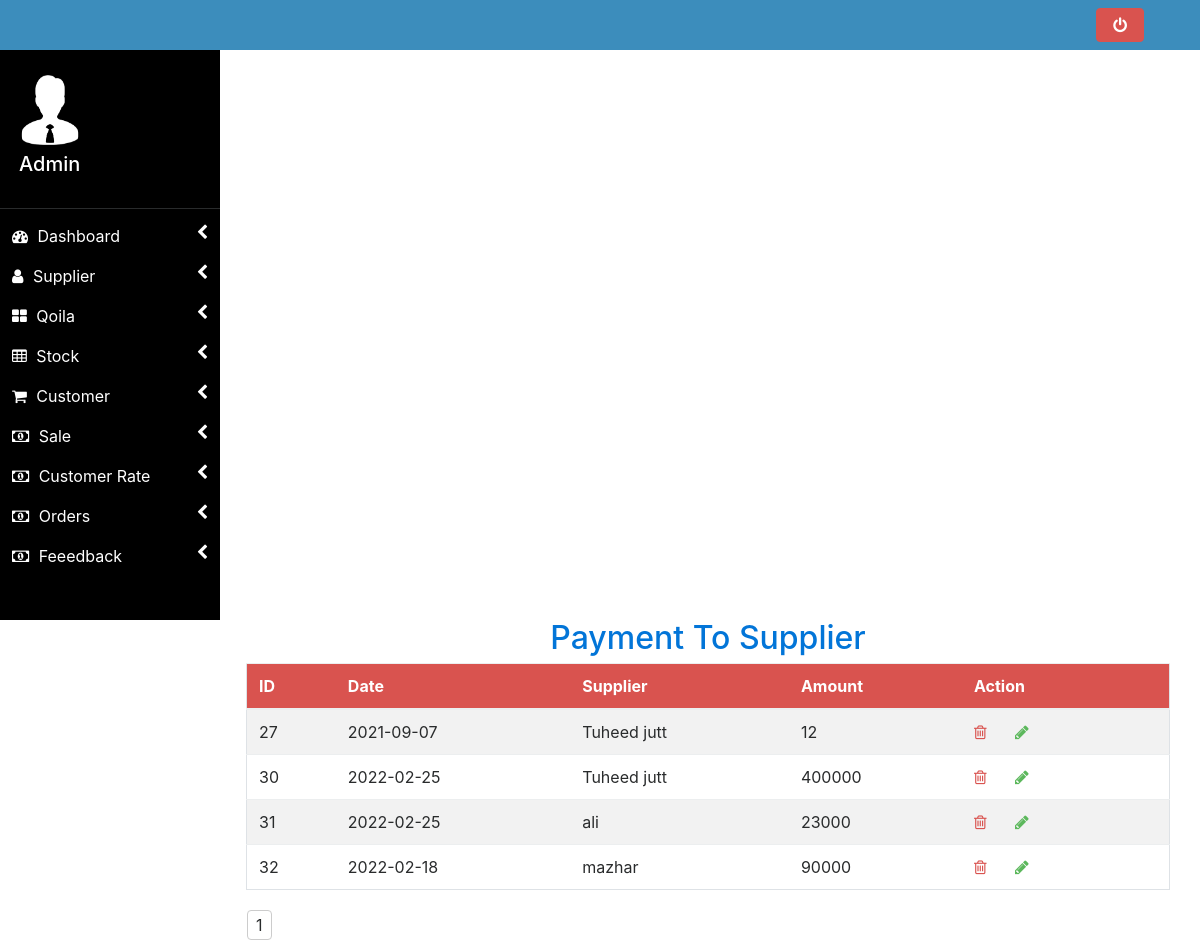
The page /admin/supplier_payment_view.php (signed in) on the database its author committed.
### tables this page shows
CREATE TABLE `payment_supplier` (
  `id` int(20) NOT NULL,
  `date` date NOT NULL,
  `supplier` int(11) NOT NULL,
  `amount` int(11) NOT NULL
);

CREATE TABLE `supplier` (
  `id` int(12) NOT NULL,
  `name` varchar(30) NOT NULL,
  `fname` varchar(30) NOT NULL,
  `cont` varchar(15) NOT NULL,
  `address` varchar(30) NOT NULL
);

### admin/supplier_payment_view.php (the view, shortened to what this page needs)
 <?php
include 'header.php';
 include 'config.php';
        ?>
      <div class="col-md-12 float-left">
      <h2 class="text-center text-primary">Payment To Supplier</h2>
    <table id="pagenation" class="table border table-striped">
        <thead>
    <tr class="text-white bg-danger">
            <th>ID</th>
            <th>Date</th>
            <th>Supplier</th>
            <th>Amount</th>
            <th>Action</th>
        </tr>
        </thead>
        <tbody>
        <?php
        $recored_per_page=8;
        $page='';
        if(isset($_POST['page'])){
            $page=$_POST['page'];
        }
        else{
            $page=1;
        }
        $start=($page - 1) * $recored_per_page;
      $qry="SELECT tps.*,ts.name FROM payment_supplier tps, supplier ts WHERE tps.supplier=ts.id LIMIT $start ,$recored_per_page";
        $res=mysqli_query($con,$qry);
        $ab=mysqli_num_rows($res);
        if($ab>0){
            while($row=mysqli_fetch_assoc($res)){
        ?>
        <tr>
            <td><?php echo $row['id']; ?></td>
             <td><?php echo $row['date']; ?></td>
             <td><?php echo $row['name']; ?></td>
             <td><?php echo $row['amount']; ?></td>
             <td><a href="supplier_payment_view.php?delete=<?php echo $row['id'];  ?>"><span class="text-danger fa fa-trash-o"></span></a>
            <a href="payment_supplier.php?edit=<?php echo $row['id'];  ?>"><span class="text-success px-4 fa fa-pencil"></span></a></td>
        </tr>
        <?php
            }
        }
        ?>
       </tbody>
    </table>
     </div>
        <?php
        $qry="SELECT tps.*,ts.name FROM payment_supplier tps, supplier ts WHERE tps.supplier=ts.id ";
        $check=mysqli_query($con,$qry);
        $total_recored=mysqli_num_rows($check);
        $total_pages=ceil($total_recored/$recored_per_page);
        for($i=1; $i<=$total_pages;$i++){
            ?>
        <li class=" btn btn-secondary  ml-3 float-left mt-1 px-2 py-1  zz" data-id="<?php echo $i?>" ><?php echo $i?></li>
    <?php
        }
        ?>
<?php
include 'footer.php';
?>

### admin/header.php (shortened to what this page needs)
<html>
<head>
     <link rel="stylesheet" type="text/css" href="font-awesome-4.7.0/css/font-awesome.css">
    <link rel="stylesheet" href="bootstrap-4.0.0/dist/css/bootstrap.css">
    <link rel="stylesheet" href="adstyle.css">
    <link rel="stylesheet" href="style.css">
</head>
<body class="bg-white">
   <header class="header">
          <nav class="navbar navbar-toggleable-md navbar-light py-2  ">
            <div class="collapse navbar-collapse flex-row-reverse" id="navbarNavDropdown">
              <ul class="navbar-nav">
              <li class="nav-item dropdown notifications-menu">
                 <a class="btn btn-danger" href="<?php echo site_url?>/action.php?logout=logout"><i class="fa fa-power-off"></i></a>
              </li>
              <li class="nav-item dropdown  user-menu">
                <a class="nav-link dropdown-toggle" href="http://example.com" id="navbarDropdownMenuLink" data-toggle="dropdown" aria-haspopup="true" aria-expanded="false">
                </a>
              </li>
            </ul>
          </div>
        </nav>
      </header>
      <div class="main">
          <div class="sidebar left float-left">
            <div class="user-panel">
              <div class="pull-left image">
                <img src="admin.png" width="350px" height="350px">
                <h5 class="text-white mt-2 ml-1">Admin</h5></i>
              </div>
              <div class="pull-left info">
              </div>
            </div>
            <ul class="list-sidebar bg-defoult">
             <li> <a href="<?php echo site_url ?>/index.php"  class="collapsed active" >
              <i class="fa fa-dashboard"></i> <span class="nav-label">Dashboard</span> <span class="fa fa-chevron-left pull-right"></span> </a>
          </li>
             <li> <a href="#" data-toggle="collapse" data-target="#products" class="collapsed active" > <i class="fa fa-user"></i> <span class="nav-label">Supplier</span> <span class="fa fa-chevron-left pull-right"></span> </a>
          </li>
              <li> <a href="#" data-toggle="collapse" data-target="#dashboard" class="collapsed active" > <i class="fa fa-th-large"></i> <span class="nav-label"> Qoila </span> <span class="fa fa-chevron-left pull-right"></span> </a>
            </li>
          <li> <a href="#" data-toggle="collapse" data-target="#tables" class="collapsed active" ><i class="fa fa-table"></i> <span class="nav-label">
          Stock</span><span class="fa fa-chevron-left pull-right"></span></a>
        </li>
        <li> <a href="#" data-toggle="collapse" data-target="#e-commerce" class="collapsed active" ><i class="fa fa-shopping-cart"></i> <span class="nav-label">Customer</span><span class="fa fa-chevron-left pull-right"></span></a>
      </li>
        <li> <a href="#" data-toggle="collapse" data-target="#e-sale" class="collapsed active" ><i class="fa fa-money"></i> <span class="nav-label">Sale</span><span class="fa fa-chevron-left pull-right"></span></a>
      </li>
      <li> <a href="<?php echo site_url ?>/add_customer_rate.php?edit=1" class="collapsed active">
      <i class="fa fa-money"></i> <span class="nav-label">Customer Rate</span>
      <span class="fa fa-chevron-left pull-right"></span></a>
      </li>
       <li> <a href="#" data-toggle="collapse" data-target="#e-orders" class="collapsed active" >
       <i class="fa fa-money"></i> <span class="nav-label">Orders</span><span class="fa fa-chevron-left pull-right"></span></a>
      </li>
      <li> <a href="<?php echo site_url ?>/feed.php" class="collapsed active">
      <i class="fa fa-money"></i> <span class="nav-label">Feeedback</span>
      <span class="fa fa-chevron-left pull-right"></span></a>
      </li>
    </ul>
    </div>
    <div class="float-right col-md-9 col-sm-12" >

### admin/footer.php (shortened to what this page needs)
    </div>
    </body>
</html>

### admin/style.css (style rules this page uses)
* { box-sizing: border-box; }

### rows shown on the page
payment_supplier: id "27", date "2021-09-07", supplier.name "Tuheed jutt", amount "12"
payment_supplier: id "30", date "2022-02-25", supplier.name "Tuheed jutt", amount "400000"
payment_supplier: id "31", date "2022-02-25", supplier.name "ali", amount "23000"
payment_supplier: id "32", date "2022-02-18", supplier.name "mazhar", amount "90000"
